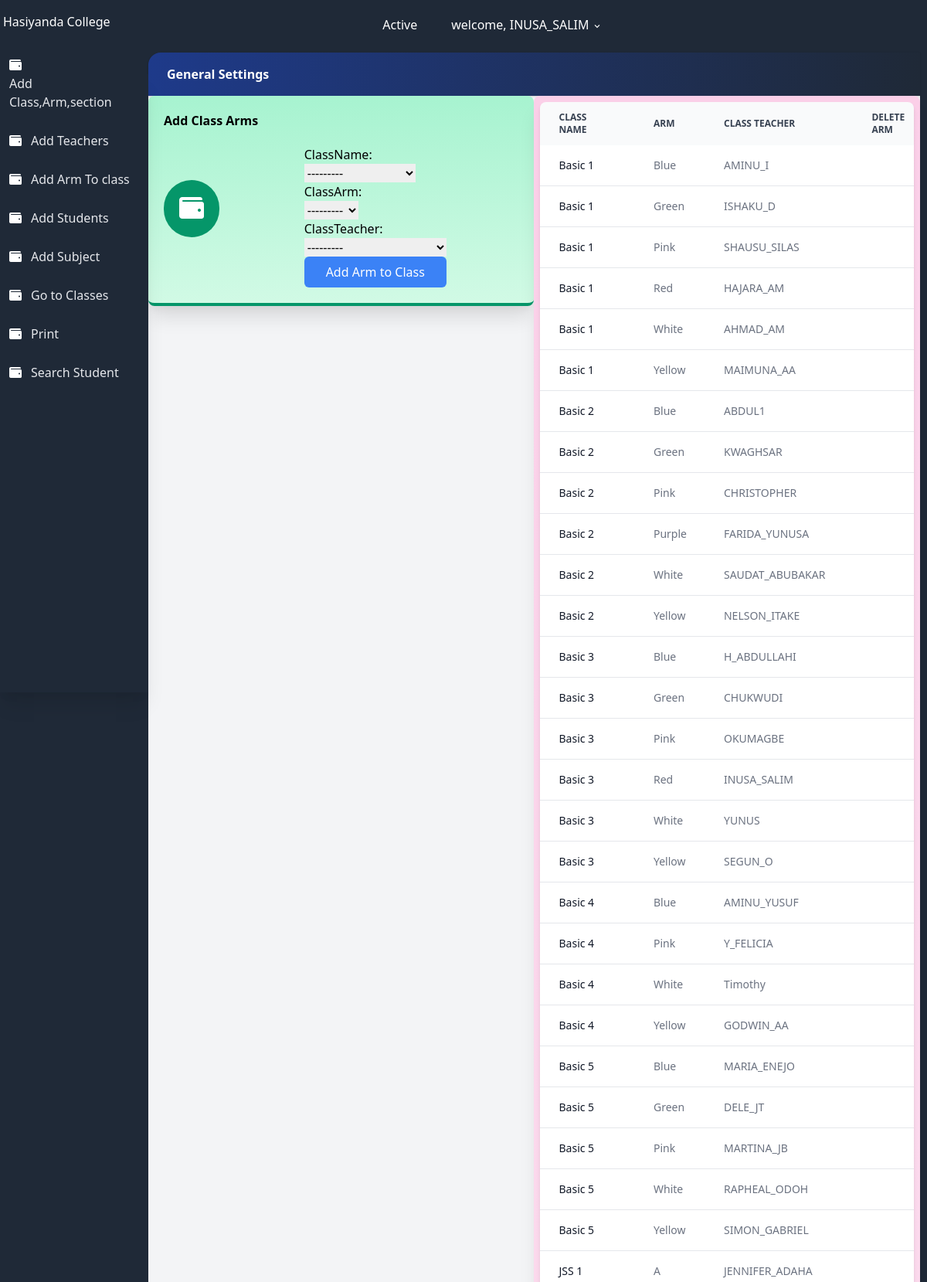
The page /CreateClassArm/ (signed in, upper part) on the database its author committed.
### users/models.py (models this page shows, shortened)
class User(AbstractUser):
    class Role(models.TextChoices):
        ADMIN = 'admin'
        TEACHER = 'teacher'
        STUDENT = 'student'
    base_role = Role.TEACHER
    role = models.CharField(max_length=10, choices= Role.choices , null=True, blank=True)
    section = models.ForeignKey('result.section', on_delete=models.SET_NULL, null=True , blank=True)
    class Meta:
        db_table = 'auth_user'
    def __str__(self):
        return self.username

### result/models.py (models this page shows, shortened)
class all_class(models.Model):
    className = models.CharField(max_length=100 , unique=True)
    section = models.ForeignKey(section, on_delete=models.CASCADE, null=True)
    complete = models.BooleanField(default=False)
    date = models.DateTimeField(auto_now_add=True)
    def __str__(self):
        return self.className
    class Meta:
        ordering = ['className']

class classArmTeacher(models.Model):
    className = models.ForeignKey(all_class, on_delete=models.CASCADE, null=True)
    classArm = models.ForeignKey(classArm, related_name='classArm', on_delete=models.CASCADE, null=True)
    classTeacher = models.ForeignKey(User, on_delete=models.SET_NULL, null=True)
    date = models.DateTimeField(auto_now_add=True)
    class Meta:
        ordering = ['className']

class classArm(models.Model):
    armName = models.CharField(max_length=100 , unique=True)
    def __str__(self):
        return self.armName
    class Meta:
        ordering = ['armName']

### result/views.py (the view)
# urls.py: path('CreateClassArm/', CreateClassArm.as_view(), name='CreateClassArm'),
class CreateClassArm(CreateView):
    model = classArmTeacher
    form_class = ClassArmTeacherForm
    template_name = 'result/CreateClassArm.html'
    success_url = reverse_lazy('result:CreateClassArm')
    def get_context_data(self, **kwargs):
        context = super(CreateClassArm, self).get_context_data(**kwargs)
        context['classArms'] = classArmTeacher.objects.all()
        return context

### result/forms.py
class ClassArmTeacherForm(forms.ModelForm):
    class Meta:
        model = classArmTeacher
        fields = ['className', 'classArm', 'classTeacher']

### result/templates/result/CreateClassArm.html (shortened to what this page needs)
{% extends 'settingsbase.html' %}
{% load static %}
{% block content %}
                <div class="flex flex-wrap">
                    <div class="w-full md:w-1/2 xl:w-1/3">
                        <div class="bg-gradient-to-b from-green-200 to-green-100 border-b-4 border-green-600 rounded-lg shadow-xl p-5">
                            <h1 class="font-bold">Add Class Arms</h1>
                            <div class="flex flex-row items-center">
                                <div class="flex-shrink pr-4">
                                    <div class="rounded-full p-5 bg-green-600"><i class="fa fa-wallet fa-2x fa-inverse"></i></div>
                                </div>
                                <div class="max-w-lg mx-auto">
                                <form method="post" class="mt-5">
                                    {% for field in form %}
                                        <div class="form-group">
                                            {{ field.label_tag }}<br>
                                            {{ field }}
                                        </div>
                                    {% endfor %}
                                    <button type='submit' class="w-full text-white bg-blue-500 hover:bg-blue-600 px-3 py-2 rounded-md">
                                        Add Arm to Class
                                    </button>
                                </form>
    </div>
                            </div>
                        </div>
                    </div>
                    <div class="w-full md:w-1/2 xl:w-2/3">
                        <div class="bg-gradient-to-b from-pink-200 to-pink-100 border-b-4 border-pink-500 rounded-lg shadow-xl p-2">
                                <div class="overflow-x-auto relative shadow-md sm:rounded-lg">
                                    <table class="w-full text-sm text-left text-gray-500 dark:text-gray-400">
                                        <thead class="text-xs text-gray-700 uppercase bg-gray-50 dark:bg-gray-700 dark:text-gray-400">
                                            <tr>
                                                <th scope="col" class="py-3 px-6">
                                                    Class Name
                                                </th>
                                                <th scope="col" class="py-3 px-6">
                                                    Arm
                                                </th>
                                                <th scope="col" class="py-3 px-6">
                                                    Class Teacher
                                                </th>
                                                <th scope="col" class="py-3 px-6">
                                                    Delete Arm
                                                </th>
                                            </tr>
                                        </thead>
                                        <tbody>
                                            {% for classArm in classArms %}
                                            <tr class="bg-white border-b dark:bg-gray-800 dark:border-gray-700 hover:bg-gray-50 dark:hover:bg-gray-600">
                                                <th scope="row" class="py-4 px-6 font-medium text-gray-900 whitespace-nowrap dark:text-white">
                                                    {{ classArm.className }}
                                                </th>
                                                <td class="py-4 px-6">
                                                    {{ classArm.classArm }}
                                                </td>
                                                <td class="py-4 px-6">
                                                    {{ classArm.classTeacher }}
                                                </td>
                                                <td class="py-4 px-6">
                                                </td>
                                            </tr>
                                            {% endfor %}
                                        </tbody>
                                    </table>
                                </div>
                        </div>
                    </div>
                </div>
{% endblock %}

### templates/settingsbase.html (shortened to what this page needs)
{% load static %}
<!DOCTYPE html>
<html lang="en">
<head>
    <link rel="stylesheet" href="https://use.fontawesome.com/releases/v5.3.1/css/all.css">
    <link rel="stylesheet" href="https://unpkg.com/tailwindcss@2.2.19/dist/tailwind.min.css"/>
    <link href="https://afeld.github.io/emoji-css/emoji.css" rel="stylesheet">
</head>
<body class="bg-gray-800 font-sans leading-normal tracking-normal mt-12">
<header>
    <nav aria-label="menu nav" class="bg-gray-800 pt-2 md:pt-1 pb-1 px-1 mt-0 h-auto fixed w-full z-20 top-0">
        <div class="flex flex-wrap items-center">
            <div class="flex flex-shrink md:w-1/3 justify-center md:justify-start text-white">
                <a href="{% url 'result:index' %}" aria-label="Home">
                    <h1> Hasiyanda College</h1>
                </a>
            </div>
            <div class="flex w-full pt-2 content-center justify-between md:w-1/3 md:justify-end">
                <ul class="list-reset flex justify-between flex-1 md:flex-none items-center">
                    <li class="flex-1 md:flex-none md:mr-3">
                        <a class="inline-block py-2 px-4 text-white no-underline" href="#">Active</a>
                    </li>
                    <li class="flex-1 md:flex-none md:mr-3">
                        <div class="relative inline-block">
                            <button onclick="toggleDD('myDropdown')" class="drop-button text-white py-2 px-2"> <span class="pr-2"></span> welcome, {{user.username}} <svg class="h-3 fill-current inline" xmlns="http://www.w3.org/2000/svg" viewBox="0 0 20 20">
                                <path d="M9.293 12.95l.707.707L15.657 8l-1.414-1.414L10 10.828 5.757 6.586 4.343 8z" /></svg></button>
                        </div>
                    </li>
                </ul>
            </div>
        </div>
    </nav>
</header>
<body>
    <div class="flex flex-col md:flex-row">
        <nav aria-label="alternative nav">
            <div class="bg-gray-800 shadow-xl h-20 fixed bottom-0 mt-12 md:relative md:h-screen z-10 w-full md:w-48 content-center">
                <div class="md:mt-12 md:w-48 md:fixed md:left-0 md:top-0 content-center md:content-start text-left justify-between">
                    <ul class="list-reset flex flex-row md:flex-col pt-3 md:py-3 px-1 md:px-2 text-center md:text-left">
                        <li class="mr-3 flex-1">
                            <a href="{% url 'result:settings' %}" class="block py-1 md:py-3 pl-0 md:pl-1 align-middle text-white no-underline hover:text-white border-b-2 border-gray-800 hover:border-red-500">
                                <i class="fa fa-wallet pr-0 md:pr-3"></i><span class="pb-1 md:pb-0 text-xs md:text-base text-gray-400 md:text-gray-200 block md:inline-block">
                                    Add Class,Arm,section
                                </span>
                            </a>
                        </li>
                        <li class="mr-3 flex-1">
                            <a href="{% url 'result:RegisterTeachers' %}" class="block py-1 md:py-3 pl-0 md:pl-1 align-middle text-white no-underline hover:text-white border-b-2 border-gray-800 hover:border-green-500">
                                <i class="fa fa-wallet pr-0 md:pr-3"></i><span class="pb-1 md:pb-0 text-xs md:text-base text-gray-400 md:text-gray-200 block md:inline-block">
                                    Add Teachers
                                </span>
                            </a>
                        </li>
                        <li class="mr-3 flex-1">
                            <a href="{% url 'result:CreateClassArm' %}" class="block py-1 md:py-3 pl-0 md:pl-1 align-middle text-white no-underline hover:text-white border-b-2 border-gray-800 hover:border-green-500">
                                <i class="fa fa-wallet pr-0 md:pr-3"></i><span class="pb-1 md:pb-0 text-xs md:text-base text-gray-400 md:text-gray-200 block md:inline-block">
                                    Add Arm To class
                                </span>
                            </a>
                        </li>
                        <li class="mr-3 flex-1">
                            <a href="{% url 'result:registerStudent' %}" class="block py-1 md:py-3 pl-0 md:pl-1 align-middle text-white no-underline hover:text-white border-b-2 border-gray-800 hover:border-yellow-500">
                                <i class="fa fa-wallet pr-0 md:pr-3"></i><span class="pb-1 md:pb-0 text-xs md:text-base text-gray-400 md:text-gray-200 block md:inline-block">
                                    Add Students
                                </span>
                            </a>
                        </li>
                        <li class="mr-3 flex-1">
                            <a href="{% url 'result:subjectCreate' %}" class="block py-1 md:py-3 pl-0 md:pl-1 align-middle text-white no-underline hover:text-white border-b-2 border-gray-800 hover:border-green-500">
                                <i class="fa fa-wallet pr-0 md:pr-3"></i><span class="pb-1 md:pb-0 text-xs md:text-base text-gray-400 md:text-gray-200 block md:inline-block">
                                    Add Subject
                                </span>
                            </a>
                        </li>
                        <li class="mr-3 flex-1">
                            <a href="{% url 'result:classList' %}" class="block py-1 md:py-3 pl-0 md:pl-1 align-middle text-white no-underline hover:text-white border-b-2 border-gray-800 hover:border-green-500">
                                <i class="fa fa-wallet pr-0 md:pr-3"></i><span class="pb-1 md:pb-0 text-xs md:text-base text-gray-400 md:text-gray-200 block md:inline-block">
                                    Go to Classes
                                </span>
                            </a>
                        </li>
                        <li class="mr-3 flex-1">
                            <a href="{% url 'result:print' %}" class="block py-1 md:py-3 pl-0 md:pl-1 align-middle text-white no-underline hover:text-white border-b-2 border-gray-800 hover:border-green-500">
                                <i class="fa fa-wallet pr-0 md:pr-3"></i><span class="pb-1 md:pb-0 text-xs md:text-base text-gray-400 md:text-gray-200 block md:inline-block">
                                    Print
                                </span>
                            </a>
                        </li>
                        <li class="mr-3 flex-1">
                            <a href="{% url 'result:searchStudents' %}" class="block py-1 md:py-3 pl-0 md:pl-1 align-middle text-white no-underline hover:text-white border-b-2 border-gray-800 hover:border-green-500">
                                <i class="fa fa-wallet pr-0 md:pr-3"></i><span class="pb-1 md:pb-0 text-xs md:text-base text-gray-400 md:text-gray-200 block md:inline-block">
                                    Search Student
                                </span>
                            </a>
                        </li>
                    </ul>
                </div>
            </div>
        </nav>
        <section>
            <div id="main" class="main-content flex-1 bg-gray-100 mt-12 md:mt-2 pb-24 md:pb-5">
                <div class="bg-gray-800 pt-3">
                    <div class="rounded-tl-2xl bg-gradient-to-r from-blue-900 to-gray-800 p-4 shadow text-white">
                        <h1 class="font-bold pl-2"> General Settings </h1>
                    </div>
                </div>
                    {% block content %}
                    {% endblock content %}
                </div>
            </div>
</body>
</html>

### rows shown on the page
all_class: form "---------"
classArmTeacher: className "Basic 1", classArm "Blue", classTeacher "AMINU_I"
classArmTeacher: className "Basic 1", classArm "Green", classTeacher "ISHAKU_D"
classArmTeacher: className "Basic 1", classArm "Pink", classTeacher "SHAUSU_SILAS"
classArmTeacher: className "Basic 1", classArm "Red", classTeacher "HAJARA_AM"
classArmTeacher: className "Basic 1", classArm "White", classTeacher "AHMAD_AM"
classArmTeacher: className "Basic 1", classArm "Yellow", classTeacher "MAIMUNA_AA"
classArmTeacher: className "Basic 2", classArm "Blue", classTeacher "ABDUL1"
classArmTeacher: className "Basic 2", classArm "Green", classTeacher "KWAGHSAR"
classArmTeacher: className "Basic 2", classArm "Pink", classTeacher "CHRISTOPHER"
classArmTeacher: className "Basic 2", classArm "Purple", classTeacher "FARIDA_YUNUSA"
classArmTeacher: className "Basic 2", classArm "White", classTeacher "SAUDAT_ABUBAKAR"
classArmTeacher: className "Basic 2", classArm "Yellow", classTeacher "NELSON_ITAKE"
classArmTeacher: className "Basic 3", classArm "Blue", classTeacher "H_ABDULLAHI"
classArmTeacher: className "Basic 3", classArm "Green", classTeacher "CHUKWUDI"
classArmTeacher: className "Basic 3", classArm "Pink", classTeacher "OKUMAGBE"
classArmTeacher: className "Basic 3", classArm "Red", classTeacher "INUSA_SALIM"
classArmTeacher: className "Basic 3", classArm "White", classTeacher "YUNUS"
classArmTeacher: className "Basic 3", classArm "Yellow", classTeacher "SEGUN_O"
classArmTeacher: className "Basic 4", classArm "Blue", classTeacher "AMINU_YUSUF"
classArmTeacher: className "Basic 4", classArm "Pink", classTeacher "Y_FELICIA"
classArmTeacher: className "Basic 4", classArm "White", classTeacher "Timothy"
classArmTeacher: className "Basic 4", classArm "Yellow", classTeacher "GODWIN_AA"
classArmTeacher: className "Basic 5", classArm "Blue", classTeacher "MARIA_ENEJO"
classArmTeacher: className "Basic 5", classArm "Green", classTeacher "DELE_JT"
classArmTeacher: className "Basic 5", classArm "Pink", classTeacher "MARTINA_JB"
classArmTeacher: className "Basic 5", classArm "White", classTeacher "RAPHEAL_ODOH"
classArmTeacher: className "Basic 5", classArm "Yellow", classTeacher "SIMON_GABRIEL"
classArmTeacher: className "JSS 1", classArm "A", classTeacher "JENNIFER_ADAHA"

### other values the page prints
{{ user.username }} "INUSA_SALIM"
{{ field.label_tag }} "ClassName:" "ClassArm:" "ClassTeacher:"
